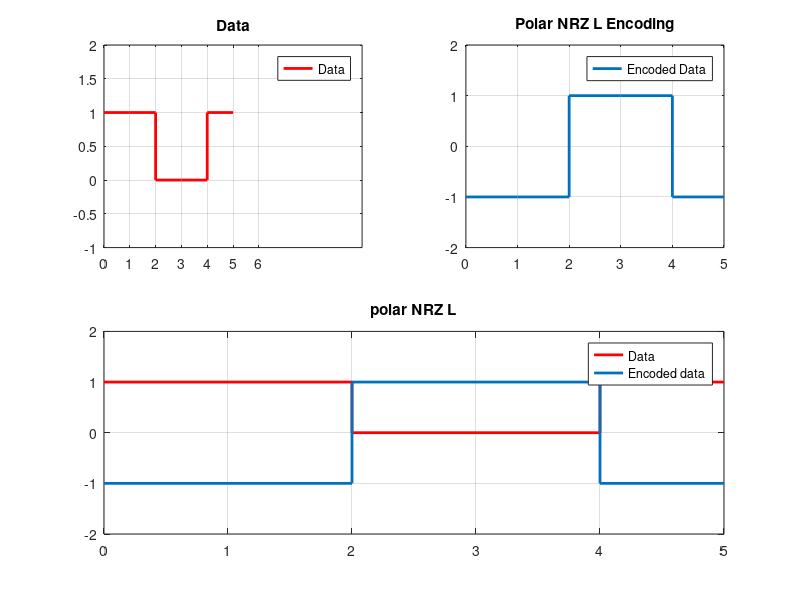
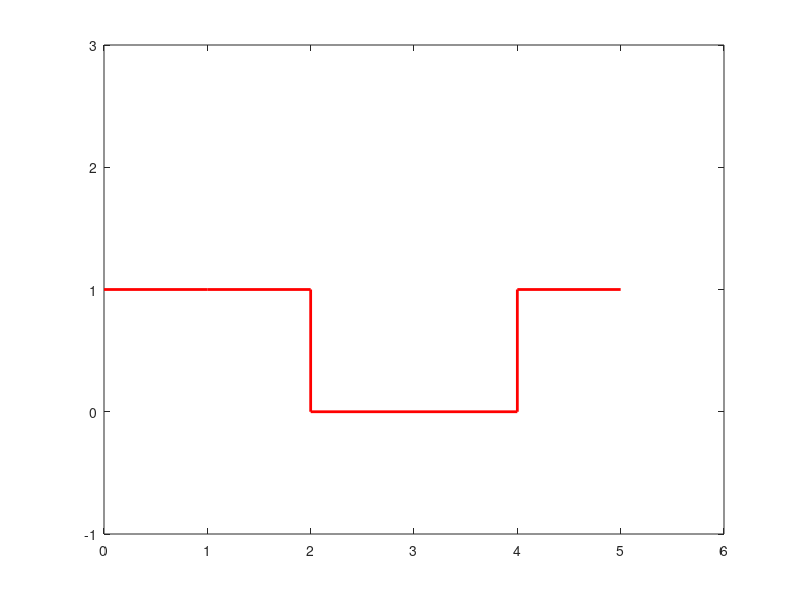

MATLAB code to generate these figures, in order:
%2017331108
data = [1 1 0 0 1];
n = length(data);

a2=[];
b2 = data(1:length(data))

a2(1:length(data)) = b2;
a2(n+1) = a2(n);

xs=0:length(a2)-1


x = [];
y = [];
for i=1:n
    x=[x i-1 i];
    if(data(i)==0)
        y=[y 1 1];
    else
        y=[y -1 -1];
    end
end



subplot(2,2,1);
stairs(xs,a2,'r', 'linewidth', 2);
title('Data')
axis([0 length(y) -1 2])
xticks(0:1:length(a2))
legend("Data")
grid on

subplot(2,2,2);
plot(x,y, 'linewidth', 2);
axis([0,n,-2,2]);
title('Unipolar NRZ');
legend('data', 'Encoded data');
title('Polar NRZ L Encoding')
legend("Encoded Data")
grid on


subplot(2,2,[3,4]);
stairs(xs,a2,'r','linewidth', 2);
hold on;

plot(x,y, 'linewidth', 2)
axis([0,n,-2,2]);
title('polar NRZ L');
legend('Data', 'Encoded data');
hold off  
grid on;


%Decode
d = [];

for i=1:2:length(y)
  disp(i);
  if(y(i)==1)
    d=[d 0];
  else
    d=[d 1];
  end
end  
disp(d);
%d2=[];
%v2 = d(1:length(d))

%d2(1:length(d)) = v2;
%d2(5) = d2(4);
d(length(d)+1) = d(length(d));

%d(1) = d(2); 
xq=0:length(d)-1
figure(2)
stairs(xq,d,'r','linewidth',2)
axis([0, length(d), -1, 3]) 
%disp(data);

  

